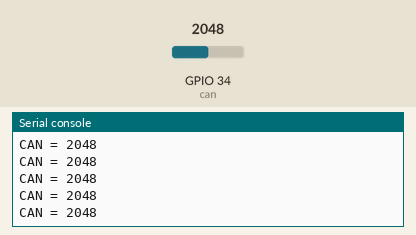
The program below on a simulated ESP32 board running MicroPython. Shown: the last lines printed to the serial console. The inputs (shaded band) are chosen by the test bench; at power-on: GPIO 34 (can) = 2048 (analog values on the 0–4095 scale).

Above: at 1.2 s.
1.3 s: GPIO 34 (can) set to 2866
At 1.31 s:
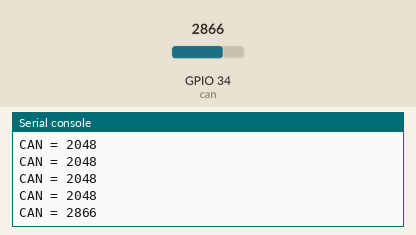
2.8 s: GPIO 34 (can) set to 3603
At 2.81 s:
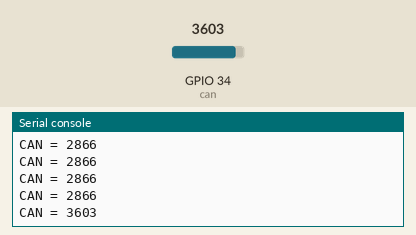
Timing chart, 0 to 5.8 s (numbered marks = the images above; inputs shaded):
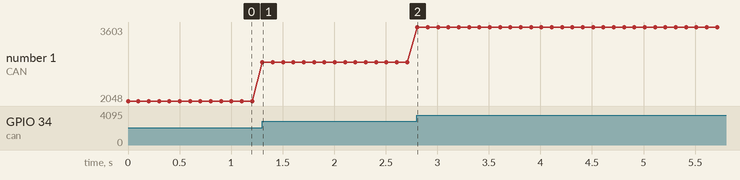

Measured:
- after the input at 1.3 s, the serial console: prints a new line at once (image 1)
- after the input at 2.8 s, the serial console: prints a new line at once (image 2)
- plotted number 1: 2048 → 2866 after the input at 1.3 s, 2866 → 3603 after the input at 2.8 s

The program:

potentiometre.py
```python
from machine import ADC, Pin
from time import *

can = ADC(Pin(34))               # crée un objet ADC sur la broche 34
can.atten(ADC.ATTN_11DB)         # étendue totale : 3.3V
#ADC.width(ADC.WIDTH_10BIT)       # change la résolution du convertisseur à 10bits

while True:
    pot = can.read()        # conversion analogique-numérique 0-4095
    print("CAN =", pot)     # affichage sur la console REPL de la valeur numérique
    sleep_ms(100)
"""

from machine import Pin, ADC, PWM
from time import sleep

# Configuration du potentiomètre (entrée analogique)
pot = ADC(Pin(34))
pot.atten(ADC.ATTN_11DB)  # Plage de 0 à 3.3V

# Configuration de la LED (sortie PWM)
led = PWM(Pin(5), freq=5000)

while True:
    # Lecture de la valeur du potentiomètre (0 à 4095)
    pot_value = pot.read()

    # Conversion de la valeur du potentiomètre en valeur de PWM (0 à 1023)
    pwm_value = int(pot_value / 4095 * 1023)

    # Ajustement de la luminosité de la LED
    led.duty(pwm_value)

    # Pause pour éviter de surcharger le processeur
    sleep(0.1)
"""
```
